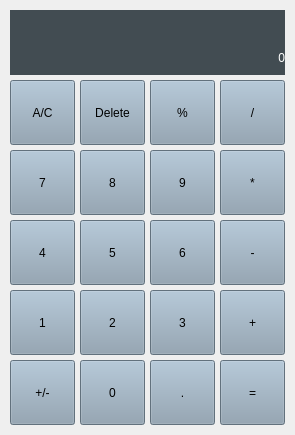
<?xml version="1.0" encoding="UTF-8"?>
<ui version="4.0">
 <class>MainWindow</class>
 <widget class="QMainWindow" name="MainWindow">
  <property name="geometry">
   <rect>
    <x>0</x>
    <y>0</y>
    <width>295</width>
    <height>435</height>
   </rect>
  </property>
  <property name="windowTitle">
   <string>MainWindow</string>
  </property>
  <property name="styleSheet">
   <string notr="true">

  box-shadow: 0px 3px 6px 0px rgba(0, 0, 0, 0.15), 0px 2px 4px 0px rgba(0, 0, 0, 0.12);
  margin-inline-start: auto;
  margin-inline-end: auto;
  margin-block-start: 2em;
  max-inline-size: 22rem;
  overflow: hidden;
</string>
  </property>
  <widget class="QWidget" name="centralwidget">
   <property name="styleSheet">
    <string notr="true">
  box-shadow: 0px 3px 6px 0px rgba(0, 0, 0, 0.15), 0px 2px 4px 0px rgba(0, 0, 0, 0.12);
  margin-inline-start: auto;
  margin-inline-end: auto;
  margin-block-start: 2em;
  max-inline-size: 22rem;
  overflow: hidden;
</string>
   </property>
   <widget class="QPushButton" name="pushButton_AC">
    <property name="geometry">
     <rect>
      <x>10</x>
      <y>80</y>
      <width>65</width>
      <height>65</height>
     </rect>
    </property>
    <property name="styleSheet">
     <string notr="true">
  display: grid;
  grid-template-columns: repeat(4, 1fr);
  grid-gap: 1px;
  background: hsl(207, 19%, 61%);

</string>
    </property>
    <property name="text">
     <string>A/C</string>
    </property>
   </widget>
   <widget class="QPushButton" name="pushButton_Delete">
    <property name="geometry">
     <rect>
      <x>80</x>
      <y>80</y>
      <width>65</width>
      <height>65</height>
     </rect>
    </property>
    <property name="styleSheet">
     <string notr="true">
  display: grid;
  grid-template-columns: repeat(4, 1fr);
  grid-gap: 1px;
  background: hsl(207, 19%, 61%);

</string>
    </property>
    <property name="text">
     <string>Delete</string>
    </property>
   </widget>
   <widget class="QPushButton" name="pushButton_Percent">
    <property name="geometry">
     <rect>
      <x>150</x>
      <y>80</y>
      <width>65</width>
      <height>65</height>
     </rect>
    </property>
    <property name="styleSheet">
     <string notr="true">
  display: grid;
  grid-template-columns: repeat(4, 1fr);
  grid-gap: 1px;
  background: hsl(207, 19%, 61%);

</string>
    </property>
    <property name="text">
     <string>%</string>
    </property>
   </widget>
   <widget class="QPushButton" name="pushButton_Split">
    <property name="geometry">
     <rect>
      <x>220</x>
      <y>80</y>
      <width>65</width>
      <height>65</height>
     </rect>
    </property>
    <property name="styleSheet">
     <string notr="true">
  display: grid;
  grid-template-columns: repeat(4, 1fr);
  grid-gap: 1px;
  background: hsl(207, 19%, 61%);

</string>
    </property>
    <property name="text">
     <string>/</string>
    </property>
   </widget>
   <widget class="QPushButton" name="pushButton_7">
    <property name="geometry">
     <rect>
      <x>10</x>
      <y>150</y>
      <width>65</width>
      <height>65</height>
     </rect>
    </property>
    <property name="styleSheet">
     <string notr="true">
  display: grid;
  grid-template-columns: repeat(4, 1fr);
  grid-gap: 1px;
  background: hsl(207, 19%, 61%);

</string>
    </property>
    <property name="text">
     <string>7</string>
    </property>
   </widget>
   <widget class="QPushButton" name="pushButton_8">
    <property name="geometry">
     <rect>
      <x>80</x>
      <y>150</y>
      <width>65</width>
      <height>65</height>
     </rect>
    </property>
    <property name="styleSheet">
     <string notr="true">
  display: grid;
  grid-template-columns: repeat(4, 1fr);
  grid-gap: 1px;
  background: hsl(207, 19%, 61%);

</string>
    </property>
    <property name="text">
     <string>8</string>
    </property>
   </widget>
   <widget class="QPushButton" name="pushButton_9">
    <property name="geometry">
     <rect>
      <x>150</x>
      <y>150</y>
      <width>65</width>
      <height>65</height>
     </rect>
    </property>
    <property name="styleSheet">
     <string notr="true">
  display: grid;
  grid-template-columns: repeat(4, 1fr);
  grid-gap: 1px;
  background: hsl(207, 19%, 61%);

</string>
    </property>
    <property name="text">
     <string>9</string>
    </property>
   </widget>
   <widget class="QPushButton" name="pushButton_Multi">
    <property name="geometry">
     <rect>
      <x>220</x>
      <y>150</y>
      <width>65</width>
      <height>65</height>
     </rect>
    </property>
    <property name="styleSheet">
     <string notr="true">
  display: grid;
  grid-template-columns: repeat(4, 1fr);
  grid-gap: 1px;
  background: hsl(207, 19%, 61%);

</string>
    </property>
    <property name="text">
     <string>*</string>
    </property>
   </widget>
   <widget class="QPushButton" name="pushButton_4">
    <property name="geometry">
     <rect>
      <x>10</x>
      <y>220</y>
      <width>65</width>
      <height>65</height>
     </rect>
    </property>
    <property name="styleSheet">
     <string notr="true">
  display: grid;
  grid-template-columns: repeat(4, 1fr);
  grid-gap: 1px;
  background: hsl(207, 19%, 61%);

</string>
    </property>
    <property name="text">
     <string>4</string>
    </property>
   </widget>
   <widget class="QPushButton" name="pushButton_5">
    <property name="geometry">
     <rect>
      <x>80</x>
      <y>220</y>
      <width>65</width>
      <height>65</height>
     </rect>
    </property>
    <property name="styleSheet">
     <string notr="true">
  display: grid;
  grid-template-columns: repeat(4, 1fr);
  grid-gap: 1px;
  background: hsl(207, 19%, 61%);

</string>
    </property>
    <property name="text">
     <string>5</string>
    </property>
   </widget>
   <widget class="QPushButton" name="pushButton_6">
    <property name="geometry">
     <rect>
      <x>150</x>
      <y>220</y>
      <width>65</width>
      <height>65</height>
     </rect>
    </property>
    <property name="styleSheet">
     <string notr="true">
  display: grid;
  grid-template-columns: repeat(4, 1fr);
  grid-gap: 1px;
  background: hsl(207, 19%, 61%);

</string>
    </property>
    <property name="text">
     <string>6</string>
    </property>
   </widget>
   <widget class="QPushButton" name="pushButton_Minus">
    <property name="geometry">
     <rect>
      <x>220</x>
      <y>220</y>
      <width>65</width>
      <height>65</height>
     </rect>
    </property>
    <property name="styleSheet">
     <string notr="true">
  display: grid;
  grid-template-columns: repeat(4, 1fr);
  grid-gap: 1px;
  background: hsl(207, 19%, 61%);

</string>
    </property>
    <property name="text">
     <string>-</string>
    </property>
   </widget>
   <widget class="QPushButton" name="pushButton_1">
    <property name="geometry">
     <rect>
      <x>10</x>
      <y>290</y>
      <width>65</width>
      <height>65</height>
     </rect>
    </property>
    <property name="styleSheet">
     <string notr="true">
  display: grid;
  grid-template-columns: repeat(4, 1fr);
  grid-gap: 1px;
  background: hsl(207, 19%, 61%);

</string>
    </property>
    <property name="text">
     <string>1</string>
    </property>
   </widget>
   <widget class="QPushButton" name="pushButton_2">
    <property name="geometry">
     <rect>
      <x>80</x>
      <y>290</y>
      <width>65</width>
      <height>65</height>
     </rect>
    </property>
    <property name="styleSheet">
     <string notr="true">
  display: grid;
  grid-template-columns: repeat(4, 1fr);
  grid-gap: 1px;
  background: hsl(207, 19%, 61%);

</string>
    </property>
    <property name="text">
     <string>2</string>
    </property>
   </widget>
   <widget class="QPushButton" name="pushButton_3">
    <property name="geometry">
     <rect>
      <x>150</x>
      <y>290</y>
      <width>65</width>
      <height>65</height>
     </rect>
    </property>
    <property name="styleSheet">
     <string notr="true">
  display: grid;
  grid-template-columns: repeat(4, 1fr);
  grid-gap: 1px;
  background: hsl(207, 19%, 61%);

</string>
    </property>
    <property name="text">
     <string>3</string>
    </property>
   </widget>
   <widget class="QPushButton" name="pushButton_Plus">
    <property name="geometry">
     <rect>
      <x>220</x>
      <y>290</y>
      <width>65</width>
      <height>65</height>
     </rect>
    </property>
    <property name="styleSheet">
     <string notr="true">
  display: grid;
  grid-template-columns: repeat(4, 1fr);
  grid-gap: 1px;
  background: hsl(207, 19%, 61%);

</string>
    </property>
    <property name="text">
     <string>+</string>
    </property>
   </widget>
   <widget class="QPushButton" name="pushButton_Negative">
    <property name="geometry">
     <rect>
      <x>10</x>
      <y>360</y>
      <width>65</width>
      <height>65</height>
     </rect>
    </property>
    <property name="styleSheet">
     <string notr="true">
  display: grid;
  grid-template-columns: repeat(4, 1fr);
  grid-gap: 1px;
  background: hsl(207, 19%, 61%);

</string>
    </property>
    <property name="text">
     <string>+/-</string>
    </property>
   </widget>
   <widget class="QPushButton" name="pushButton_0">
    <property name="geometry">
     <rect>
      <x>80</x>
      <y>360</y>
      <width>65</width>
      <height>65</height>
     </rect>
    </property>
    <property name="styleSheet">
     <string notr="true">
  display: grid;
  grid-template-columns: repeat(4, 1fr);
  grid-gap: 1px;
  background: hsl(207, 19%, 61%);

</string>
    </property>
    <property name="text">
     <string>0</string>
    </property>
   </widget>
   <widget class="QPushButton" name="pushButton_Dot">
    <property name="geometry">
     <rect>
      <x>150</x>
      <y>360</y>
      <width>65</width>
      <height>65</height>
     </rect>
    </property>
    <property name="styleSheet">
     <string notr="true">
  display: grid;
  grid-template-columns: repeat(4, 1fr);
  grid-gap: 1px;
  background: hsl(207, 19%, 61%);

</string>
    </property>
    <property name="text">
     <string>.</string>
    </property>
   </widget>
   <widget class="QPushButton" name="pushButton_Equal">
    <property name="geometry">
     <rect>
      <x>220</x>
      <y>360</y>
      <width>65</width>
      <height>65</height>
     </rect>
    </property>
    <property name="styleSheet">
     <string notr="true">
  display: grid;
  grid-template-columns: repeat(4, 1fr);
  grid-gap: 1px;
  background: hsl(207, 19%, 61%);

</string>
    </property>
    <property name="text">
     <string>=</string>
    </property>
   </widget>
   <widget class="QLabel" name="Display_2">
    <property name="geometry">
     <rect>
      <x>10</x>
      <y>10</y>
      <width>275</width>
      <height>35</height>
     </rect>
    </property>
    <property name="font">
     <font>
      <kerning>false</kerning>
     </font>
    </property>
    <property name="layoutDirection">
     <enum>Qt::LeftToRight</enum>
    </property>
    <property name="styleSheet">
     <string notr="true">
  background: hsl(202, 11%, 29%);
  color: hsl(255, 100%, 100%);
  font-size: 2rem;
  padding-block-start: 0.5rem;
  padding-block-end: 0.5rem;
  padding-inline-end: 0.75rem;
  text-align: end;</string>
    </property>
    <property name="text">
     <string/>
    </property>
    <property name="alignment">
     <set>Qt::AlignRight|Qt::AlignTrailing|Qt::AlignVCenter</set>
    </property>
   </widget>
   <widget class="QLabel" name="Display">
    <property name="geometry">
     <rect>
      <x>10</x>
      <y>40</y>
      <width>275</width>
      <height>35</height>
     </rect>
    </property>
    <property name="font">
     <font>
      <kerning>false</kerning>
     </font>
    </property>
    <property name="layoutDirection">
     <enum>Qt::LeftToRight</enum>
    </property>
    <property name="styleSheet">
     <string notr="true">
  background: hsl(202, 11%, 29%);
  color: hsl(255, 100%, 100%);
  font-size: 2rem;
  padding-block-start: 0.5rem;
  padding-block-end: 0.5rem;
  padding-inline-end: 0.75rem;
  text-align: end;</string>
    </property>
    <property name="text">
     <string>0</string>
    </property>
    <property name="alignment">
     <set>Qt::AlignRight|Qt::AlignTrailing|Qt::AlignVCenter</set>
    </property>
   </widget>
  </widget>
  <action name="actionOpen_new_Window">
   <property name="text">
    <string>Open new Window</string>
   </property>
  </action>
 </widget>
 <resources/>
 <connections/>
</ui>
